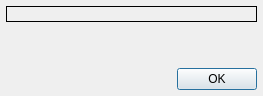
<?xml version="1.0" encoding="UTF-8"?>
<ui version="4.0">
 <class>MessageDlg</class>
 <widget class="QDialog" name="MessageDlg">
  <property name="geometry">
   <rect>
    <x>0</x>
    <y>0</y>
    <width>263</width>
    <height>96</height>
   </rect>
  </property>
  <property name="sizePolicy">
   <sizepolicy hsizetype="Preferred" vsizetype="Preferred">
    <horstretch>15</horstretch>
    <verstretch>1</verstretch>
   </sizepolicy>
  </property>
  <property name="windowTitle">
   <string>Dialog</string>
  </property>
  <layout class="QVBoxLayout" name="verticalLayout_2">
   <property name="sizeConstraint">
    <enum>QLayout::SetMinimumSize</enum>
   </property>
   <property name="leftMargin">
    <number>6</number>
   </property>
   <property name="topMargin">
    <number>6</number>
   </property>
   <property name="rightMargin">
    <number>6</number>
   </property>
   <property name="bottomMargin">
    <number>6</number>
   </property>
   <item>
    <widget class="QLabel" name="lblMessage">
     <property name="sizePolicy">
      <sizepolicy hsizetype="Expanding" vsizetype="Preferred">
       <horstretch>0</horstretch>
       <verstretch>0</verstretch>
      </sizepolicy>
     </property>
     <property name="sizeIncrement">
      <size>
       <width>0</width>
       <height>0</height>
      </size>
     </property>
     <property name="frameShape">
      <enum>QFrame::Box</enum>
     </property>
     <property name="text">
      <string/>
     </property>
     <property name="scaledContents">
      <bool>true</bool>
     </property>
     <property name="alignment">
      <set>Qt::AlignLeading|Qt::AlignLeft|Qt::AlignTop</set>
     </property>
     <property name="wordWrap">
      <bool>true</bool>
     </property>
     <property name="openExternalLinks">
      <bool>true</bool>
     </property>
     <property name="textInteractionFlags">
      <set>Qt::LinksAccessibleByMouse|Qt::TextSelectableByKeyboard|Qt::TextSelectableByMouse</set>
     </property>
    </widget>
   </item>
   <item>
    <spacer name="verticalSpacer">
     <property name="orientation">
      <enum>Qt::Vertical</enum>
     </property>
     <property name="sizeHint" stdset="0">
      <size>
       <width>20</width>
       <height>0</height>
      </size>
     </property>
    </spacer>
   </item>
   <item>
    <widget class="QDialogButtonBox" name="buttonBox">
     <property name="standardButtons">
      <set>QDialogButtonBox::Ok</set>
     </property>
    </widget>
   </item>
  </layout>
 </widget>
 <resources/>
 <connections/>
</ui>
